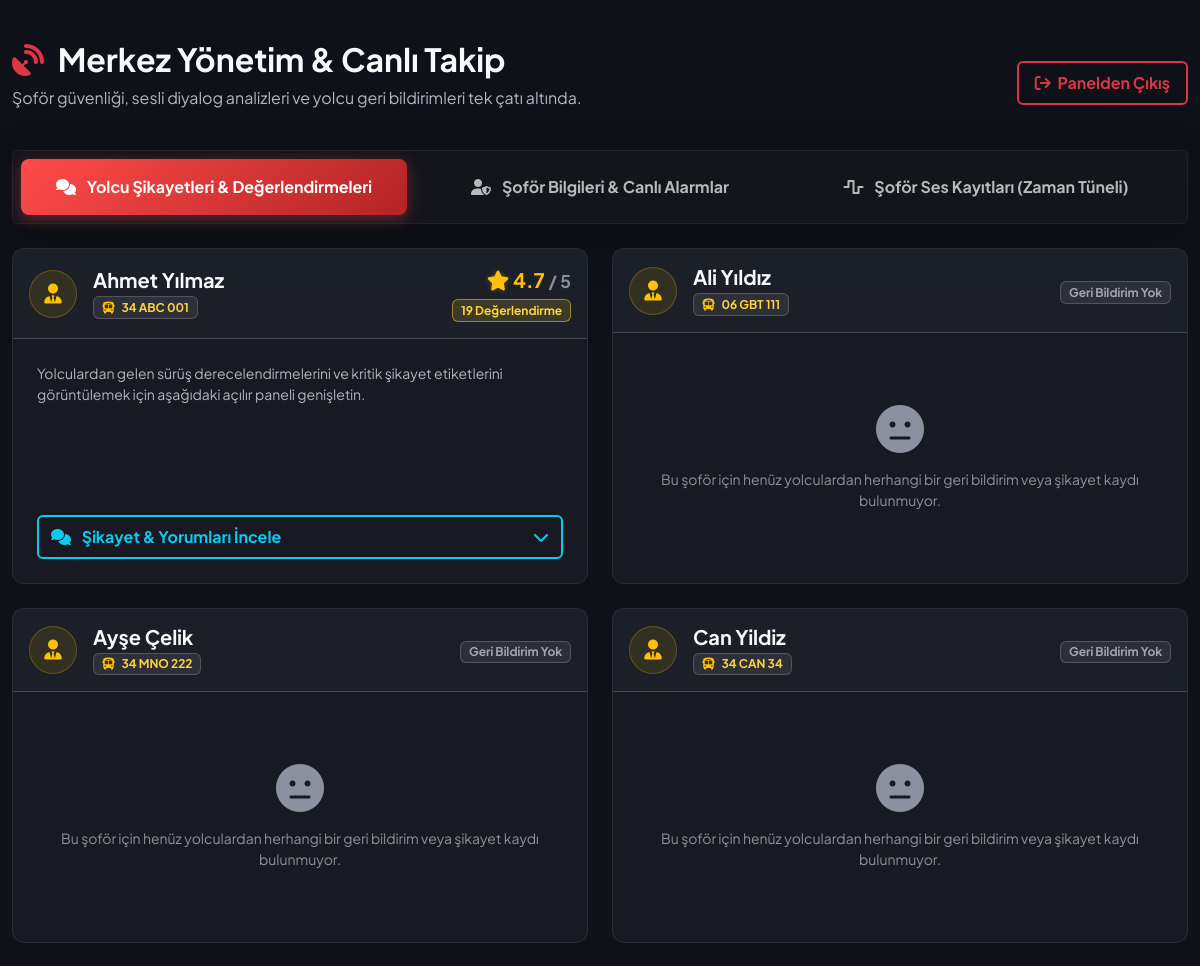
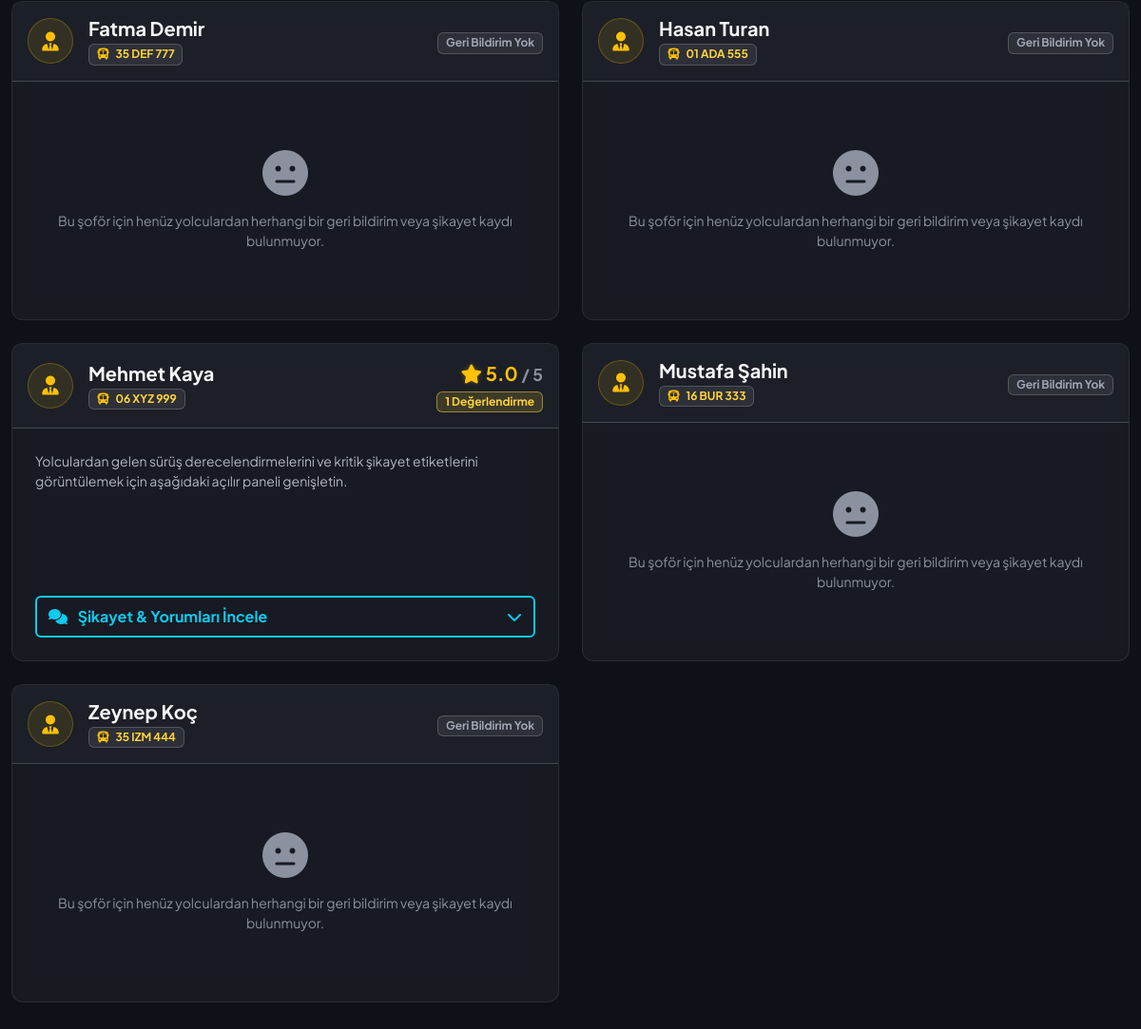
The page /admin on the database its author committed (2 pictures, top to bottom).
### app/models.py (models this page shows, shortened)
class Sofor(UserMixin, db.Model):
    __tablename__ = 'soforler'
    id: Mapped[int] = mapped_column(primary_key=True, autoincrement=True)
    ad: Mapped[str] = mapped_column(String(100), nullable=False)
    soyad: Mapped[str] = mapped_column(String(100), nullable=False)
    kullanici_adi: Mapped[str] = mapped_column(String(100), nullable=False, unique=True)
    arac_plaka: Mapped[str] = mapped_column(String(50), nullable=False, unique=True)
    sifre_hash: Mapped[str] = mapped_column(String(255), nullable=False)
    sifre_plain: Mapped[Optional[str]] = mapped_column(String(255))
    alarmlar: Mapped[List["Alarm"]] = relationship(back_populates="sofor")
    ses_loglari: Mapped[List["SesLog"]] = relationship(back_populates="sofor")
    vardiya_kayitlari: Mapped[List["VardiyaSesKaydi"]] = relationship(back_populates="sofor")
    yorumlar: Mapped[List["YolcuYorum"]] = relationship(back_populates="sofor")
    konum: Mapped[Optional["AracKonum"]] = relationship(back_populates="sofor", uselist=False)

### app/admin/routes.py (the view)
@bp.route('/admin')
def admin_panel():
    alarmlar = db.session.scalars(db.select(Alarm).order_by(Alarm.alarm_id.desc())).all()
    loglar = db.session.scalars(db.select(SesLog).order_by(SesLog.log_id.desc())).all()
    yorumlar = db.session.scalars(db.select(YolcuYorum).order_by(YolcuYorum.id.desc())).all()
    vardiya_kayitlari = db.session.scalars(db.select(VardiyaSesKaydi).order_by(VardiyaSesKaydi.id.desc())).all()
    soforler = db.session.scalars(db.select(Sofor).order_by(Sofor.ad)).all()
    return render_template('admin.html', title='Merkez Yönetim', alarmlar=alarmlar, loglar=loglar, yorumlar=yorumlar, vardiya_kayitlari=vardiya_kayitlari, soforler=soforler)

### app/templates/admin.html (shortened to what this page needs)
{% extends "base.html" %}
{% block content %}
<div class="row align-items-center mb-4 mt-3">
    <div class="col-md-9">
        <h2 class="fw-bold text-light"><i class="fa-solid fa-satellite-dish text-danger fa-pulse me-2"></i> Merkez Yönetim & Canlı Takip</h2>
        <p class="text-secondary">Şoför güvenliği, sesli diyalog analizleri ve yolcu geri bildirimleri tek çatı altında.</p>
    </div>
    <div class="col-md-3 text-end">
        <a href="{{ url_for('auth.logout') }}" class="btn btn-outline-danger fw-bold border-2 px-3 py-2"><i class="fa-solid fa-arrow-right-from-bracket me-1"></i> Panelden Çıkış</a>
    </div>
</div>
<ul class="nav nav-pills nav-justified mb-4 p-2 rounded shadow-lg" id="adminTabs" role="tablist">
    <li class="nav-item" role="presentation">
        <button class="nav-link active fw-bold py-3 border-0" id="comments-tab" data-bs-toggle="tab" data-bs-target="#commentsPanel" type="button" role="tab" aria-controls="commentsPanel" aria-selected="true">
            <i class="fa-solid fa-comments me-2"></i> Yolcu Şikayetleri & Değerlendirmeleri
        </button>
    </li>
    <li class="nav-item" role="presentation">
        <button class="nav-link fw-bold py-3 border-0" id="drivers-tab" data-bs-toggle="tab" data-bs-target="#driversPanel" type="button" role="tab" aria-controls="driversPanel" aria-selected="false">
            <i class="fa-solid fa-user-shield me-2"></i> Şoför Bilgileri & Canlı Alarmlar
        </button>
    </li>
    <li class="nav-item" role="presentation">
        <button class="nav-link fw-bold py-3 border-0" id="voice-tab" data-bs-toggle="tab" data-bs-target="#voicePanel" type="button" role="tab" aria-controls="voicePanel" aria-selected="false">
            <i class="fa-solid fa-wave-square me-2"></i> Şoför Ses Kayıtları (Zaman Tüneli)
        </button>
    </li>
</ul>
<div class="tab-content" id="adminTabsContent">
    <div class="tab-pane fade show active" id="commentsPanel" role="tabpanel" aria-labelledby="comments-tab">
        <div class="row">
            {% for s in soforler %}
                {% set s_yorumlar = s.yorumlar %}
                {% set count = s_yorumlar|length %}
                <div class="col-lg-6 mb-4">
                    <div class="card admin-card h-100">
                        <div class="card-header border-bottom border-secondary border-opacity-50 d-flex align-items-center justify-content-between py-3" style="background-color: rgba(37, 40, 51, 0.4) !important;">
                            <div class="d-flex align-items-center">
                                <div class="rounded-circle bg-warning bg-opacity-10 text-warning p-2 me-3 border border-warning border-opacity-25" style="width: 48px; height: 48px; display: flex; align-items: center; justify-content: center;">
                                    <i class="fa-solid fa-user-tie fa-lg"></i>
                                </div>
                                <div>
                                    <h5 class="fw-bold mb-0 text-light">{{ s.ad }} {{ s.soyad }}</h5>
                                    <span class="badge badge-custom-dark text-warning mt-1"><i class="fa-solid fa-bus me-1 text-warning"></i> {{ s.arac_plaka }}</span>
                                </div>
                            </div>
                            <div class="text-end">
                                {% if count > 0 %}
                                    {% set ns = namespace(puan_sum=0) %}
                                    {% for y in s_yorumlar %}
                                        {% set ns.puan_sum = ns.puan_sum + y.puan %}
                                    {% endfor %}
                                    {% set avg_rating = (ns.puan_sum / count) | round(1) %}
                                    <div class="text-warning fw-bold fs-5 star-rating">
                                        <i class="fa-solid fa-star"></i> {{ avg_rating }} <small class="text-secondary opacity-75">/ 5</small>
                                    </div>
                                    <span class="badge badge-custom-warning mt-1">{{ count }} Değerlendirme</span>
                                {% else %}
                                    <span class="badge badge-custom-dark text-muted mt-1">Geri Bildirim Yok</span>
                                {% endif %}
                            </div>
                        </div>
                        <div class="card-body p-4 d-flex flex-column justify-content-between">
                            {% if count > 0 %}
                                <p class="text-secondary small mb-3">Yolculardan gelen sürüş derecelendirmelerini ve kritik şikayet etiketlerini görüntülemek için aşağıdaki açılır paneli genişletin.</p>
                                <button class="btn btn-outline-info w-100 fw-bold py-2 d-flex align-items-center justify-content-between border-2" type="button" data-bs-toggle="collapse" data-bs-target="#yorumlarCollapse-{{ s.id }}" aria-expanded="false" aria-controls="yorumlarCollapse-{{ s.id }}">
                                    <span><i class="fa-solid fa-comments me-2"></i> Şikayet & Yorumları İncele</span>
                                    <i class="fa-solid fa-chevron-down"></i>
                                </button>
                            {% else %}
                                <div class="text-center py-5 text-muted">
                                    <i class="fa-solid fa-face-meh fa-3x mb-3 opacity-30"></i>
                                    <p class="mb-0 small">Bu şoför için henüz yolculardan herhangi bir geri bildirim veya şikayet kaydı bulunmuyor.</p>
                                </div>
                            {% endif %}
                        </div>
                    </div>
                </div>
            {% else %}
                <div class="col-12 text-center text-muted py-5 admin-card">
                    <i class="fa-solid fa-users-slash fa-3x mb-3"></i>
                    <p class="mb-0">Veritabanında kayıtlı herhangi bir şoför bulunamadı.</p>
                </div>
            {% endfor %}
        </div>
    </div>
</div>
{% endblock %}

### app/templates/base.html (shortened to what this page needs)
<!DOCTYPE html>
<html lang="tr" data-bs-theme="dark">
<head>
    <link href="https://cdn.jsdelivr.net/npm/bootstrap@5.3.0/dist/css/bootstrap.min.css" rel="stylesheet">
    <link rel="stylesheet" href="https://cdnjs.cloudflare.com/ajax/libs/font-awesome/6.4.0/css/all.min.css">
</head>
<body>
    <div class="container-fluid py-4">
        {% block content %}{% endblock %}
    </div>
</body>
</html>

### app/templates/base.html (style rules this page uses)
body { background-color: #0e1117; color: #fafafa; font-family: 'Plus Jakarta Sans', 'Outfit', 'Segoe UI', Tahoma, Geneva, Verdana, sans-serif; }
.text-secondary { color: #b2b6c1 !important; }
.text-muted { color: #8c91a0 !important; }

### app/templates/admin.html (style rules this page uses)
.admin-card { background: rgba(30, 33, 41, 0.65) !important; backdrop-filter: blur(12px); -webkit-backdrop-filter: blur(12px); border: 1px solid rgba(255, 255, 255, 0.08) !important; border-radius: 12px; transition: all 0.3s cubic-bezier(0.4, 0, 0.2, 1); }
.nav-pills { background: rgba(22, 24, 31, 0.7) !important; border: 1px solid rgba(255, 255, 255, 0.06); }
.nav-pills .nav-link { border-radius: 8px; color: rgba(255, 255, 255, 0.7); transition: all 0.2s ease; }
.nav-pills .nav-link.active { background: linear-gradient(135deg, #ff4b4b, #b32424) !important; color: #fff !important; font-weight: bold; box-shadow: 0 4px 15px rgba(255, 75, 75, 0.35); border: 1px solid rgba(255, 255, 255, 0.1); }
.star-rating .fa-star { text-shadow: 0 0 5px rgba(255, 193, 7, 0.3); }
.badge-custom-warning { background: rgba(255, 212, 59, 0.15) !important; color: #ffd43b !important; border: 1px solid rgba(255, 212, 59, 0.5) !important; }
.badge-custom-dark { background: rgba(255, 255, 255, 0.08) !important; color: #f1f5f9 !important; border: 1px solid rgba(255, 255, 255, 0.18) !important; }
.badge-custom-dark.text-warning { color: #ffd43b !important; }
.badge-custom-dark.text-muted { color: #a0a5b5 !important; }

### rows shown on the page
Sofor: ad "Ahmet", soyad "Yılmaz", arac_plaka "34 ABC 001", avg_rating "4.7", count "19"
Sofor: ad "Ali", soyad "Yıldız", arac_plaka "06 GBT 111", shows "Geri Bildirim Yok", shows "Bu şoför için henüz yolculardan herhangi bir geri bildirim veya şikayet kaydı bulunmuyor."
Sofor: ad "Ayşe", soyad "Çelik", arac_plaka "34 MNO 222", shows "Geri Bildirim Yok", shows "Bu şoför için henüz yolculardan herhangi bir geri bildirim veya şikayet kaydı bulunmuyor."
Sofor: ad "Can", soyad "Yildiz", arac_plaka "34 CAN 34", shows "Geri Bildirim Yok", shows "Bu şoför için henüz yolculardan herhangi bir geri bildirim veya şikayet kaydı bulunmuyor."
Sofor: ad "Fatma", soyad "Demir", arac_plaka "35 DEF 777", shows "Geri Bildirim Yok", shows "Bu şoför için henüz yolculardan herhangi bir geri bildirim veya şikayet kaydı bulunmuyor."
Sofor: ad "Hasan", soyad "Turan", arac_plaka "01 ADA 555", shows "Geri Bildirim Yok", shows "Bu şoför için henüz yolculardan herhangi bir geri bildirim veya şikayet kaydı bulunmuyor."
Sofor: ad "Mehmet", soyad "Kaya", arac_plaka "06 XYZ 999", avg_rating "5.0", count "1"
Sofor: ad "Mustafa", soyad "Şahin", arac_plaka "16 BUR 333", shows "Geri Bildirim Yok", shows "Bu şoför için henüz yolculardan herhangi bir geri bildirim veya şikayet kaydı bulunmuyor."
Sofor: ad "Zeynep", soyad "Koç", arac_plaka "35 IZM 444", shows "Geri Bildirim Yok", shows "Bu şoför için henüz yolculardan herhangi bir geri bildirim veya şikayet kaydı bulunmuyor."
